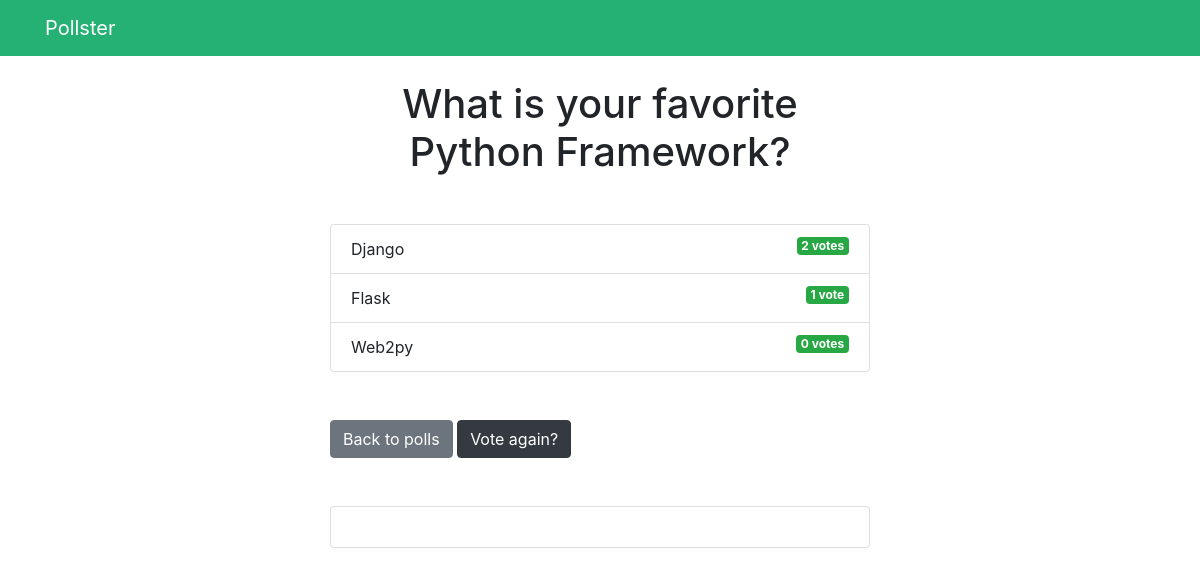
Screenshot of /polls/3/results/ with the database file from the repository.
### polls/models.py (models this page shows, shortened)
class Question(models.Model):
    question_text = models.CharField(max_length=200)
    pub_date = models.DateTimeField('date published')

class Choice(models.Model):
    question = models.ForeignKey(Question, on_delete=models.CASCADE)
    choice_text = models.CharField(max_length=200)
    votes = models.IntegerField(default=0)

### polls/views.py (the view)
# urls.py: path("<int:question_id>/results/", views.results, name="results"),
def results(request, question_id):
    context = {
        'question': get_object_or_404(Question, pk=question_id)
    }
    return render(request, 'polls/results.html', context)

### templates/polls/results.html (shortened to what this page needs)
{% extends 'base.html' %}
{% block content %}
    <h1 class="text-center mb-5">{{ question.question_text }}</h1>
    <ul class="list-group mb-5">
        {% for choice in question.choice_set.all %}
            <li class="list-group-item">
                {{ choice.choice_text}} <span class="badge badge-success float-right"> {{ choice.votes }} vote{{ choice.votes | pluralize}}</span>
            </li>
        {% endfor %}
    </ul>
    <a href="{% url 'polls:index'%}" class="btn btn-secondary">Back to polls</a>
    <a href="{% url 'polls:detail' question.id %}" class="btn btn-dark">Vote again?</a>
    <div class="card text-center mt-5 mb-5">
        <div class="card-body">
        </div>
    </div>
{% endblock %}

### rows the page displays
Question: question_text "What is your favorite Python Framework?"
Choice: choice_text "Django", votes "2", votes|pluralize "s"
Choice: choice_text "Flask", votes "1"
Choice: choice_text "Web2py", votes "0", votes|pluralize "s"
